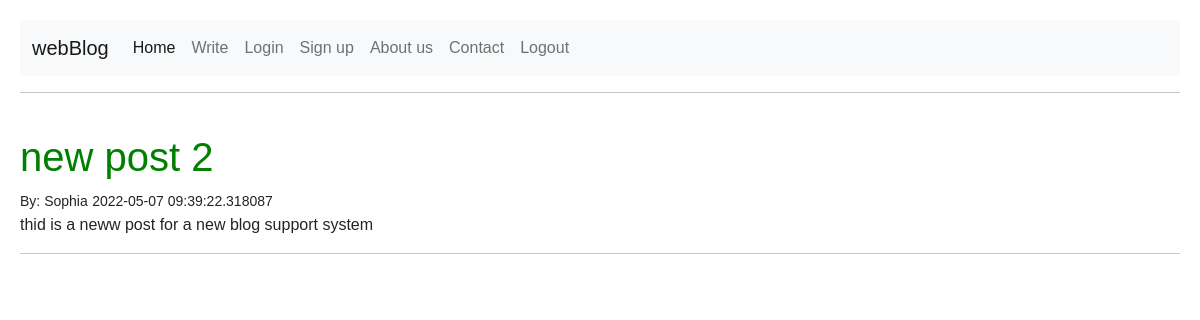
Before: / with the older database file.
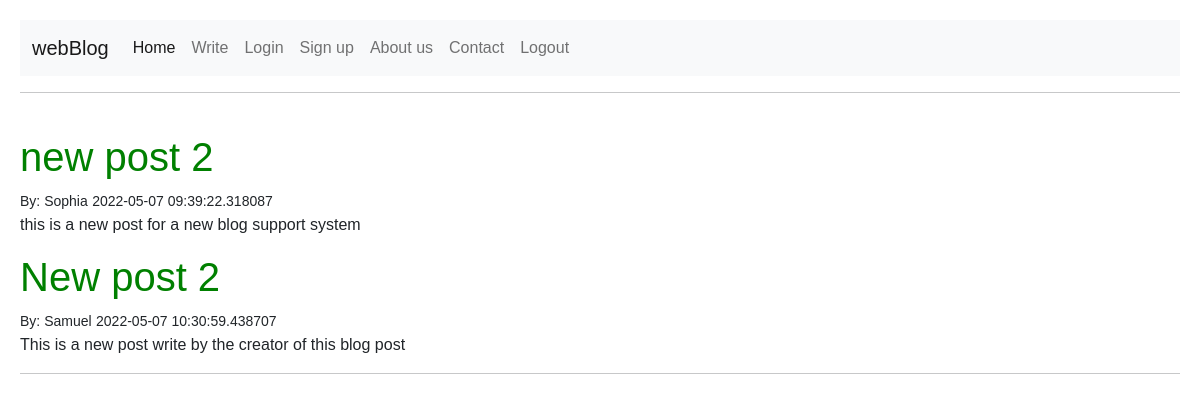
After: the same page with the newer database file.
### blog/models.py (models this page shows)
class BlogContent(db.Model):
    id = db.Column(db.Integer, primary_key=True)
    title = db.Column(db.String(150), nullable=False)
    author = db.Column(db.String(20), nullable=False, default='N/A')
    content = db.Column(db.Text, nullable=False)
    date = db.Column(db.DateTime, nullable=False, default=datetime.utcnow)
    user_id = db.Column(db.Integer, db.ForeignKey('user.id'))

### blog/views.py (the view)
@views.route('/')
def home():
    article = BlogContent.query.order_by(BlogContent.date).all()
    return render_template("home.html", user = current_user, articles = article)

### blog/templates/home.html (shortened to what this page needs)
{% extends "base.html" %}
    {% block content %}
    <hr>
    <br>
    {% for article in articles %}
        <h1>{{ article.title }}</h1>
        <small>By: {{ article.author }}</small>
        <small>{{ article.date }}</small>
        <p>{{ article.content }}</p>
        {% endfor %}
        <hr>
    {% endblock %}

### blog/templates/base.html (shortened to what this page needs)
<html lang="en">
<head>
    <link href="https://cdn.jsdelivr.net/npm/bootstrap@5.1.3/dist/css/bootstrap.min.css" rel="stylesheet">
    <link rel="stylesheet" href="{{ url_for('static', filename='css/main.css') }}">
</head>
<body>
  {% block nav %}
  <header>
        <nav class="navbar navbar-expand-lg navbar-light bg-light">
            <div class="container-fluid">
              <a class="navbar-brand" href="/">webBlog</a>
              <div class="collapse navbar-collapse" id="navbarNavAltMarkup">
                <div class="navbar-nav">
                  <a class="nav-link active" aria-current="page" href="/">Home</a>
                  <a class="nav-link" href="/write">Write</a>
                  <a class="nav-link" href="/login">Login</a>
                  <a class="nav-link" href="/sign-up">Sign up</a>
                  <a class="nav-link" href="/about">About us</a>
                  <a class="nav-link" href="contact">Contact</a>
                  <a class="nav-link" href="/logout">Logout</a>
                </div>
              </div>
            </div>
          </nav>
        </header>
          {% endblock %}
    {% block content %}
    {% endblock %}
</body>
</html>

### blog/static/css/main.css (style rules this page uses)
body { background: #fff; margin: 20px; font-family: Helvetica, sans-serif, Arial; }
body h1 { color: green; }

Changed rows visible on the page:
changed BlogContent "new post 2": content "thid is a neww post for a new blog support system" → "this is a new post for a new blog support system"
added BlogContent: title "New post 2", author "Samuel", date "2022-05-07 10:30:59.438707", content "This is a new post write by the creator of this blog post"
